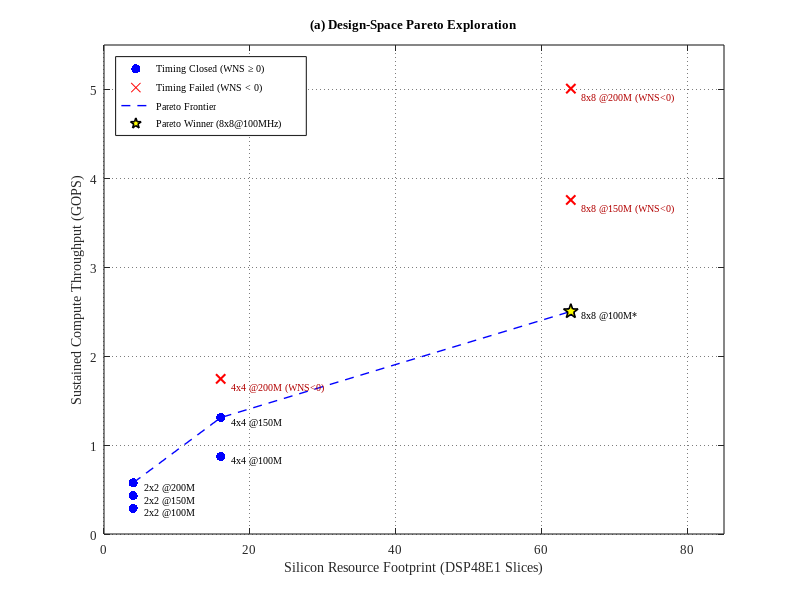
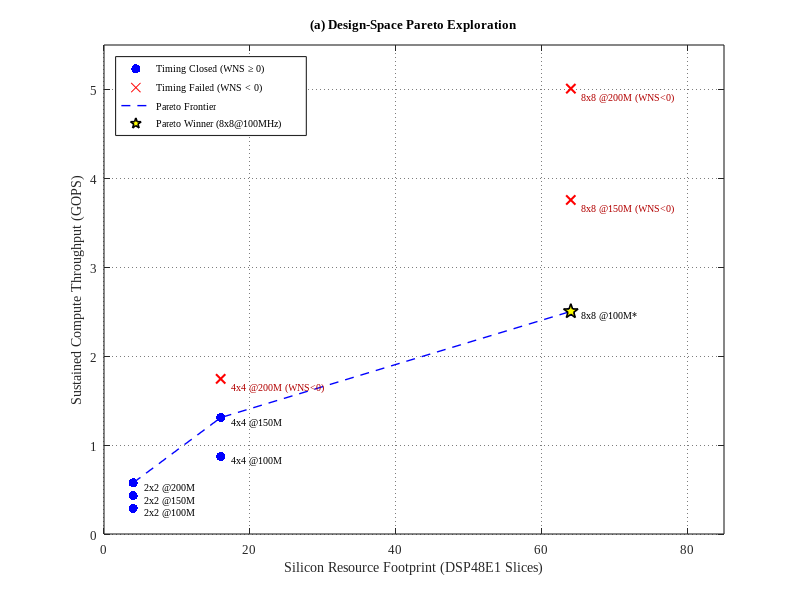
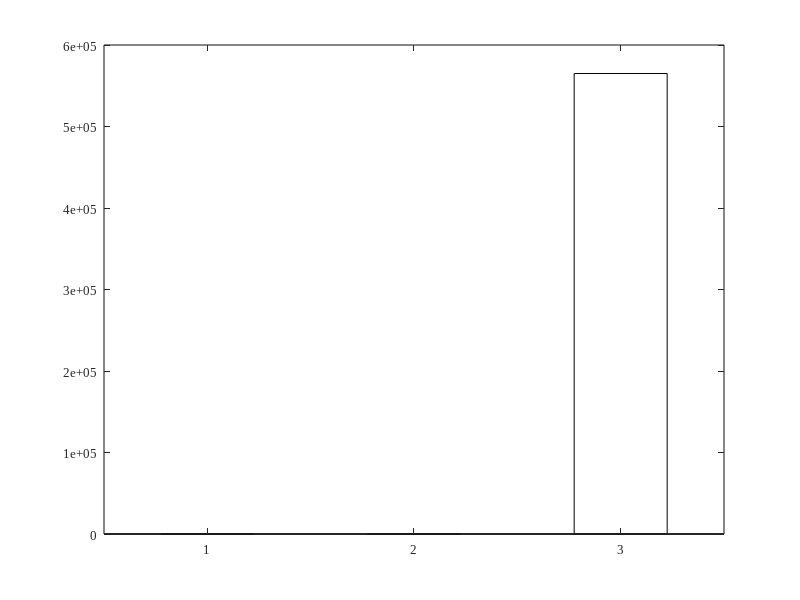

Write the MATLAB code that produced these figures, in order. (Note: this script raises an error after producing the figures.)
%% ==============================================================================
%% Axio-Tensor PRO: IEEE Standard Publication Plot Generation Script
%% Project: Axio-Tensor PRO (Spartan-7 Edge TinyML Accelerator)
%% Output: 300 DPI Vector/TIFF/PNG publication-ready figures complying with
%%         IEEE formatting guidelines (Times font, standard column widths).
%% ==============================================================================

clear; clc; close all;

% Set IEEE Publication Default Graphics Styling
set(groot, 'DefaultTextFontName', 'Times New Roman');
set(groot, 'DefaultAxesFontName', 'Times New Roman');
set(groot, 'DefaultAxesFontSize', 9);
set(groot, 'DefaultTextFontSize', 9);
set(groot, 'DefaultAxesLineWidth', 0.8);
set(groot, 'DefaultLineLineWidth', 1.2);
set(groot, 'DefaultAxesBox', 'on');
set(groot, 'DefaultAxesTickDir', 'in');

output_dir = './plots';
if ~exist(output_dir, 'dir')
    mkdir(output_dir);
end

%% ==============================================================================
%% FIGURE 1: Pareto Design-Space Exploration (Throughput vs Area vs Timing Slack)
%% ==============================================================================
fig1 = figure('Units', 'inches', 'Position', [1, 1, 3.5, 2.8], 'Color', 'w');

% Data points from real DSE evaluation
% Configurations: [N, Freq(MHz), DSPs, LUTs, WNS(ns), Latency(us), GOPS, Status]
dsps_pass   = [4, 4, 4, 16, 16, 64];
gops_pass   = [0.288, 0.432, 0.576, 0.873, 1.309, 2.504];
labels_pass = {'2x2 @100M', '2x2 @150M', '2x2 @200M', '4x4 @100M', '4x4 @150M', '8x8 @100M*'};

dsps_fail   = [16, 64, 64];
gops_fail   = [1.745, 3.757, 5.009];
labels_fail = {'4x4 @200M', '8x8 @150M', '8x8 @200M'};

% Scatter plot
h1 = scatter(dsps_pass, gops_pass, 45, 'b', 'filled', 'DisplayName', 'Timing Closed (WNS \geq 0)');
hold on; grid on; set(gca, 'GridLineStyle', ':', 'GridAlpha', 0.6);
h2 = scatter(dsps_fail, gops_fail, 45, 'r', 'x', 'LineWidth', 1.5, 'DisplayName', 'Timing Failed (WNS < 0)');

% Pareto Frontier line connecting feasible Pareto optimal points
pareto_dsps = [4, 16, 64];
pareto_gops = [0.576, 1.309, 2.504];
plot(pareto_dsps, pareto_gops, 'b--', 'LineWidth', 1.0, 'DisplayName', 'Pareto Frontier');

% Annotate Points
for i = 1:length(dsps_pass)
    text(dsps_pass(i)+1.5, gops_pass(i)-0.05, labels_pass{i}, 'FontSize', 7.5, 'FontName', 'Times New Roman');
end
for i = 1:length(dsps_fail)
    text(dsps_fail(i)+1.5, gops_fail(i)-0.1, [labels_fail{i} ' (WNS<0)'], 'FontSize', 7.5, 'Color', [0.7 0 0], 'FontName', 'Times New Roman');
end

% Highlight Winner
plot(64, 2.504, 'kp', 'MarkerSize', 11, 'MarkerFaceColor', 'y', 'DisplayName', 'Pareto Winner (8x8@100MHz)');

xlabel('Silicon Resource Footprint (DSP48E1 Slices)');
ylabel('Sustained Compute Throughput (GOPS)');
xlim([0 85]); ylim([0 5.5]);
title('(a) Design-Space Pareto Exploration', 'FontSize', 9.5, 'FontWeight', 'bold');
legend('Location', 'northwest', 'FontSize', 7.5);

exportgraphics(fig1, fullfile(output_dir, 'fig1_pareto_dse.png'), 'Resolution', 300);
exportgraphics(fig1, fullfile(output_dir, 'fig1_pareto_dse.pdf'), 'ContentType', 'vector');


%% ==============================================================================
%% FIGURE 2: Three-Tier Latency Breakdown (Honest Log-Scale Analysis)
%% ==============================================================================
fig2 = figure('Units', 'inches', 'Position', [1, 1, 3.5, 2.6], 'Color', 'w');

tiers = {'On-Chip Core\n(Link-Free)', 'Host CPU Ref.\n(ARM/x86 BLAS)', 'UART Round-Trip\n(2 Mbaud)'};
latencies_ns = [110, 77.9, 565000]; % Nanoseconds

b = bar(latencies_ns, 0.45, 'FaceColor', 'flat');
b.CData(1,:) = [0.12 0.53 0.90]; % Blue: FPGA
b.CData(2,:) = [0.45 0.45 0.45]; % Gray: CPU
b.CData(3,:) = [0.90 0.35 0.15]; % Orange: UART

set(gca, 'YScale', 'log');
grid on; set(gca, 'GridLineStyle', ':', 'GridAlpha', 0.6);
set(gca, 'XTickLabel', {'Core Compute', 'CPU BLAS', 'UART Link'}, 'FontSize', 8.5);

ylabel('Execution Latency (ns, Log-Scale)');
ylim([10 2e6]);
title('(b) Three-Tier Honest Latency Breakdown', 'FontSize', 9.5, 'FontWeight', 'bold');

% Annotate Exact Values
text(1, 180, '110 ns', 'HorizontalAlignment', 'center', 'FontSize', 8, 'FontWeight', 'bold');
text(2, 130, '77.9 ns', 'HorizontalAlignment', 'center', 'FontSize', 8, 'FontWeight', 'bold');
text(3, 900000, '565 \mus (99.9%)', 'HorizontalAlignment', 'center', 'FontSize', 8, 'Color', [0.8 0.2 0], 'FontWeight', 'bold');

exportgraphics(fig2, fullfile(output_dir, 'fig2_latency_tiers.png'), 'Resolution', 300);
exportgraphics(fig2, fullfile(output_dir, 'fig2_latency_tiers.pdf'), 'ContentType', 'vector');


%% ==============================================================================
%% FIGURE 3: Energy Efficiency Comparison (GOPS / Watt)
%% ==============================================================================
fig3 = figure('Units', 'inches', 'Position', [1, 1, 3.5, 2.6], 'Color', 'w');

platforms = {'Host CPU (BLAS)', 'Axio-Tensor PRO (4x4)', 'Axio-Tensor PRO (8x8)'};
gops_per_w = [0.11, 26.5, 20.6];

b3 = bar(gops_per_w, 0.45, 'FaceColor', [0.15 0.65 0.35]);
grid on; set(gca, 'GridLineStyle', ':', 'GridAlpha', 0.6);
set(gca, 'XTickLabel', {'Host CPU', 'FPGA (4x4)', 'FPGA (8x8)'}, 'FontSize', 8.5);

ylabel('Energy Efficiency (GOPS / Watt)');
ylim([0 32]);
title('(c) Compute Energy Efficiency Comparison', 'FontSize', 9.5, 'FontWeight', 'bold');

% Annotations
text(1, 1.5, '0.11', 'HorizontalAlignment', 'center', 'FontSize', 8.5, 'FontWeight', 'bold');
text(2, 27.8, '26.5 (240x)', 'HorizontalAlignment', 'center', 'FontSize', 8.5, 'Color', [0 0.5 0], 'FontWeight', 'bold');
text(3, 21.9, '20.6 (187x)', 'HorizontalAlignment', 'center', 'FontSize', 8.5, 'Color', [0 0.5 0], 'FontWeight', 'bold');

exportgraphics(fig3, fullfile(output_dir, 'fig3_energy_efficiency.png'), 'Resolution', 300);
exportgraphics(fig3, fullfile(output_dir, 'fig3_energy_efficiency.pdf'), 'ContentType', 'vector');


%% ==============================================================================
%% FIGURE 4: Timing Slack (WNS) vs Operating Frequency across Array Geometries
%% ==============================================================================
fig4 = figure('Units', 'inches', 'Position', [1, 1, 3.5, 2.8], 'Color', 'w');

freqs = [100, 150, 200];
wns_2x2 = [5.30, 1.97, 0.30];
wns_4x4 = [4.60, 1.27, -0.40];
wns_8x8 = [3.20, -0.13, -1.80];

plot(freqs, wns_2x2, 'o-s', 'Color', [0.1 0.6 0.2], 'LineWidth', 1.2, 'MarkerFaceColor', [0.1 0.6 0.2], 'DisplayName', '2\times2 Array');
hold on; grid on; set(gca, 'GridLineStyle', ':', 'GridAlpha', 0.6);
plot(freqs, wns_4x4, 's-b', 'LineWidth', 1.2, 'MarkerFaceColor', 'b', 'DisplayName', '4\times4 Array');
plot(freqs, wns_8x8, '^-r', 'LineWidth', 1.2, 'MarkerFaceColor', 'r', 'DisplayName', '8\times8 Array');

% Zero Slack Boundary Line
yline(0, 'k--', 'LineWidth', 1.0, 'DisplayName', 'Timing Closure Threshold (WNS = 0)');

xlabel('Clock Frequency (MHz)');
ylabel('Worst Negative Slack, WNS (ns)');
xlim([90 210]); ylim([-2.2 6.0]);
title('(d) Timing Closure Slack vs. Frequency', 'FontSize', 9.5, 'FontWeight', 'bold');
legend('Location', 'southwest', 'FontSize', 7.5);

exportgraphics(fig4, fullfile(output_dir, 'fig4_timing_slack.png'), 'Resolution', 300);
exportgraphics(fig4, fullfile(output_dir, 'fig4_timing_slack.pdf'), 'ContentType', 'vector');

disp('Successfully exported IEEE publication-ready figures in vector PDF and 300 DPI PNG.');
